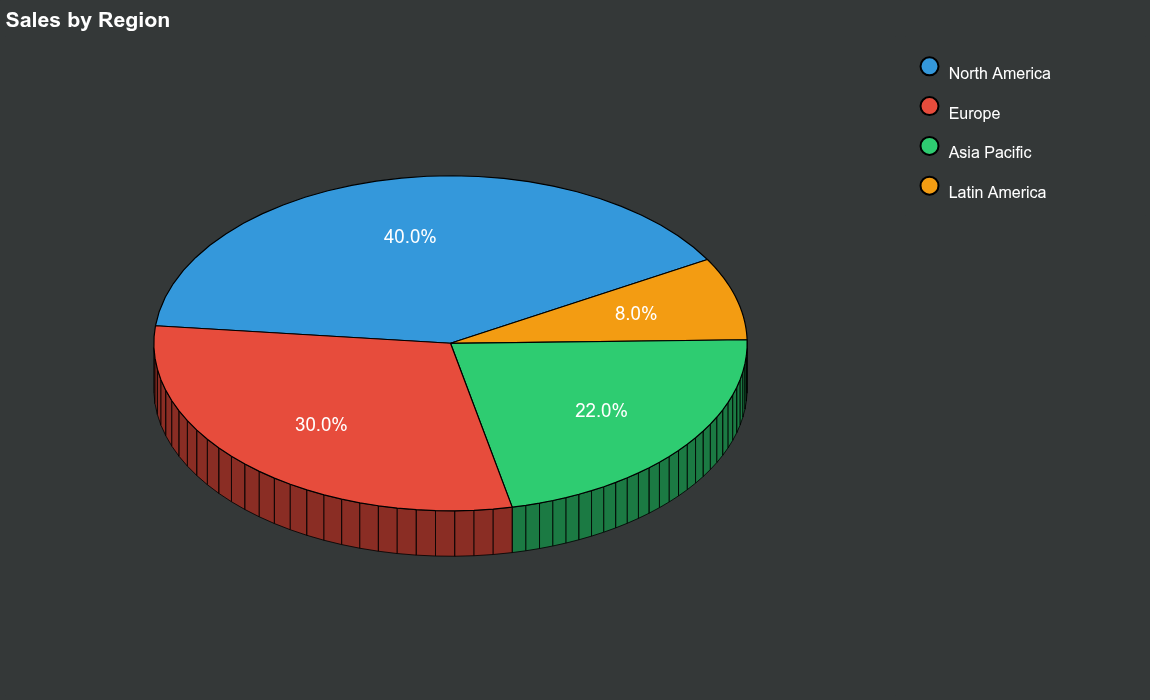

Here is the Python script that generated this plot:

from bokeh_rocks import *
products = ['Electronics', 'Clothing', 'Food', 'Home', 'Books', 'Sports']
product_sales = [28, 22, 18, 15, 10, 7]
colors4 = ['#3498db', '#e74c3c', '#2ecc71', '#f39c12', '#9b59b6', '#1abc9c']

pie4 = plot_3d_pie(
    values=product_sales,
    colors=colors4,
    labels=products,
    title='Product Category Distribution',
    width=900,
    height=700,
    radius=1.8,
    depth=0.48,
    tilt=33,
    rotation=60,
    dark_bg=False
)
legend4 = create_legend(products, colors4, dark_bg=False)
show(row(pie4, legend4, stylesheets=[get_light_stylesheet_3d()]))


regions = ['North America', 'Europe', 'Asia Pacific', 'Latin America']
sales = [40, 30, 22, 8]
colors5 = ['#3498db', '#e74c3c', '#2ecc71', '#f39c12']

pie5 = plot_3d_pie(
    values=sales,
    colors=colors5,
    labels=regions,
    title='Sales by Region',
    width=900,
    height=700,
    radius=1.8,
    depth=0.4,
    tilt=35,
    rotation=30
)
legend5 = create_legend(regions, colors5)
save_plot(row(pie5, legend5, stylesheets=[get_dark_stylesheet()]), 'output/pie3d_04')
